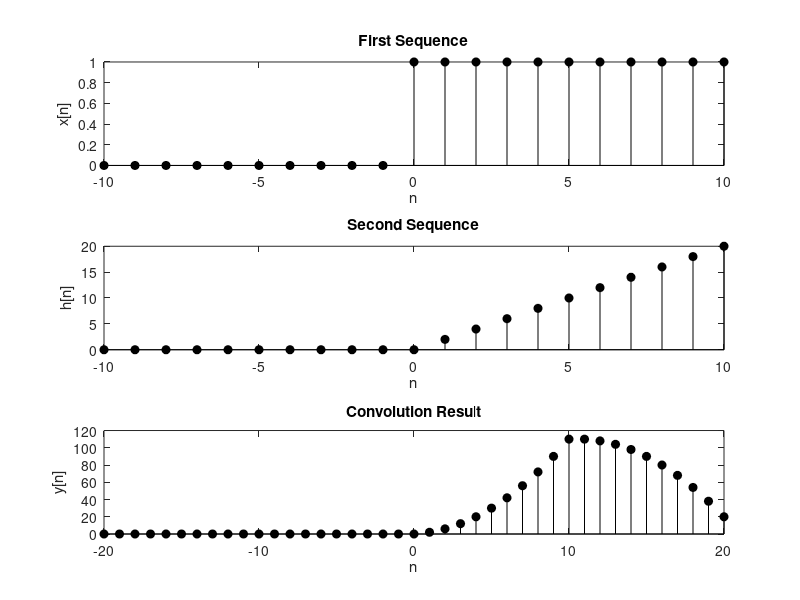

Write MATLAB code to recreate this figure.
%rishi kumar
%2022BTECE016
% Write a MATLAB code to convolute two discrete time sequences. Plot all the sequences and verify the result by analytical calculation.

clc;
clear all;
% Define the time vectors
n = -10:1:10;

% Create the first sequence x[n]
x = zeros(size(n));
x(n >= 0) = 1; % Unit step function

% Create the second sequence h[n]
h = 2 * n .* (n >= 0); % Ramp function

% Compute the convolution using the 'conv' function
y = conv(x, h);

% Plot the sequences
subplot(3,1,1);
stem(n, x, 'k', 'filled');
xlabel('n');
ylabel('x[n]');
title('First Sequence');

subplot(3,1,2);
stem(n, h, 'k', 'filled');
xlabel('n');
ylabel('h[n]');
title('Second Sequence');

% Time indices for the convolution result
ny = n(1) + n(1):n(end) + n(end) ;

subplot(3,1,3);
stem(ny, y, 'k', 'filled');
xlabel('n');
ylabel('y[n]');
title('Convolution Result');

